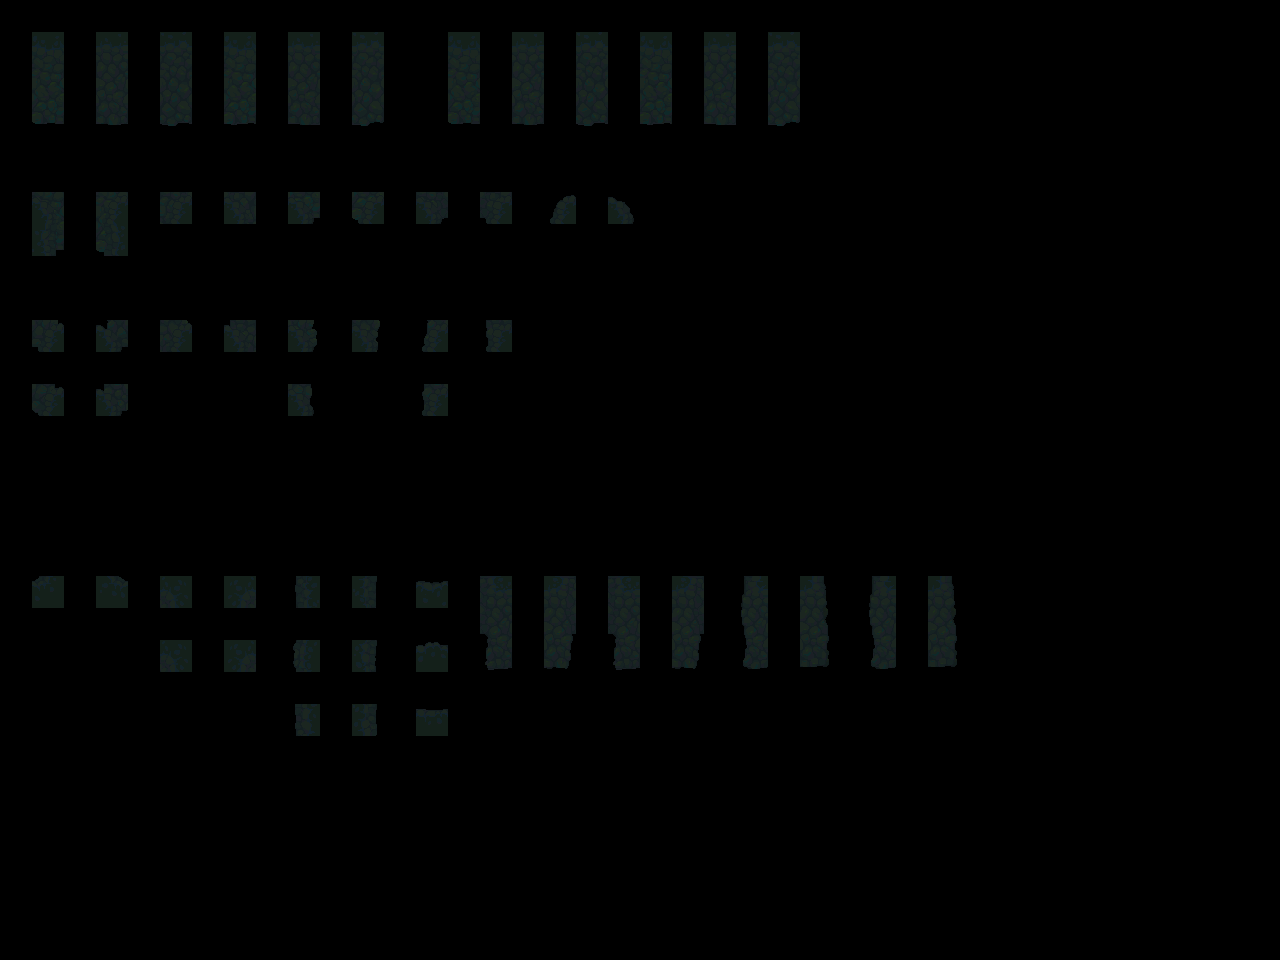

A level layout from a 2D game, rendered from its tile map. Below: a short description, then the map file with its tile-grid data intact:
An orthogonal 40x30 tile map with 32x32 px tiles, 2 tile layers (input_plats, output_plats) and 5 objects.

<map version="1.9" tiledversion="1.9.2" orientation="orthogonal" renderorder="right-down" width="40" height="30" tilewidth="32" tileheight="32" infinite="0" nextlayerid="4" nextobjectid="7">
 <properties>
  <property name="MatchInOrder" type="bool" value="true" />
 </properties>
 <tileset firstgid="1" source="../Tilesets/The depths-Tileset-wall1-4.tsx" />
 <layer id="1" name="input_plats" width="40" height="30" opacity="0.83">
  <data encoding="csv">
0,0,0,0,0,0,0,0,0,0,0,0,0,0,0,0,0,0,0,0,0,0,0,0,0,0,0,0,0,0,0,0,0,0,0,0,0,0,0,0,
0,67,0,67,0,67,0,67,0,67,0,67,0,0,67,0,67,0,67,0,67,0,67,0,67,0,0,0,0,0,0,0,0,0,0,0,0,0,0,0,
0,83,0,83,0,83,0,83,0,83,0,83,0,0,83,0,83,0,83,0,83,0,83,0,83,0,0,0,0,0,0,0,0,0,0,0,0,0,0,0,
0,99,0,99,0,99,0,99,0,99,0,99,0,0,99,0,99,0,99,0,99,0,99,0,99,0,0,0,0,0,0,0,0,0,0,0,0,0,0,0,
0,0,0,0,0,0,0,0,0,0,0,0,0,0,0,0,0,0,0,0,0,0,0,0,0,0,0,0,0,0,0,0,0,0,0,0,0,0,0,0,
0,0,0,0,0,0,0,0,0,0,0,0,0,0,0,0,0,0,0,0,0,0,0,0,0,0,0,0,0,0,0,0,0,0,0,0,0,0,0,0,
0,6,0,8,0,12,0,44,0,38,0,40,0,58,0,74,0,17,0,21,0,0,0,0,0,0,0,0,0,0,0,0,0,0,0,0,0,0,0,0,
0,22,0,24,0,0,0,0,0,0,0,0,0,0,0,0,0,0,0,0,0,0,0,0,0,0,0,0,0,0,0,0,0,0,0,0,0,0,0,0,
0,0,0,0,0,0,0,0,0,0,0,0,0,0,0,0,0,0,0,0,0,0,0,0,0,0,0,0,0,0,0,0,0,0,0,0,0,0,0,0,
0,0,0,0,0,0,0,0,0,0,0,0,0,0,0,0,0,0,0,0,0,0,0,0,0,0,0,0,0,0,0,0,0,0,0,0,0,0,0,0,
0,76,0,108,0,109,0,125,0,102,0,118,0,104,0,120,0,0,0,0,0,0,0,0,0,0,0,0,0,0,0,0,0,0,0,0,0,0,0,0,
0,0,0,0,0,0,0,0,0,0,0,0,0,0,0,0,0,0,0,0,0,0,0,0,0,0,0,0,0,0,0,0,0,0,0,0,0,0,0,0,
0,30,0,29,0,0,0,0,0,13,0,0,0,15,0,0,0,0,0,0,0,0,0,0,0,0,0,0,0,0,0,0,0,0,0,0,0,0,0,0,
0,0,0,0,0,0,0,0,0,0,0,0,0,0,0,0,0,0,0,0,0,0,0,0,0,0,0,0,0,0,0,0,0,0,0,0,0,0,0,0,
0,0,0,0,0,0,0,0,0,0,0,0,0,0,0,0,0,0,0,0,0,0,0,0,0,0,0,0,0,0,0,0,0,0,0,0,0,0,0,0,
0,0,0,0,0,0,0,0,0,0,0,0,0,0,0,0,0,0,0,0,0,0,0,0,0,0,0,0,0,0,0,0,0,0,0,0,0,0,0,0,
0,0,0,0,0,0,0,0,0,0,0,0,0,0,0,0,0,0,0,0,0,0,0,0,0,0,0,0,0,0,0,0,0,0,0,0,0,0,0,0,
0,0,0,0,0,0,0,0,0,0,0,0,0,0,0,0,0,0,0,0,0,0,0,0,0,0,0,0,0,0,0,0,0,0,0,0,0,0,0,0,
0,18,0,20,0,50,0,52,0,33,0,37,0,3,0,66,0,68,0,66,0,68,0,49,0,53,0,49,0,53,0,0,0,0,0,0,0,0,0,0,
0,0,0,0,0,0,0,0,0,0,0,0,0,0,0,82,0,84,0,82,0,84,0,65,0,69,0,65,0,69,0,0,0,0,0,0,0,0,0,0,
0,0,0,0,0,50,0,52,0,33,0,37,0,3,0,98,0,100,0,98,0,100,0,81,0,85,0,81,0,85,0,0,0,0,0,0,0,0,0,0,
0,0,0,0,0,0,0,0,0,0,0,0,0,0,0,0,0,0,0,0,0,0,0,0,0,0,0,0,0,0,0,0,0,0,0,0,0,0,0,0,
0,0,0,0,0,0,0,0,0,33,0,37,0,3,0,0,0,0,0,0,0,0,0,0,0,0,0,0,0,0,0,0,0,0,0,0,0,0,0,0,
0,0,0,0,0,0,0,0,0,0,0,0,0,0,0,0,0,0,0,0,0,0,0,0,0,0,0,0,0,0,0,0,0,0,0,0,0,0,0,0,
0,0,0,0,0,0,0,0,0,0,0,0,0,0,0,0,0,0,0,0,0,0,0,0,0,0,0,0,0,0,0,0,0,0,0,0,0,0,0,0,
0,0,0,0,0,0,0,0,0,0,0,0,0,0,0,0,0,0,0,0,0,0,0,0,0,0,0,0,0,0,0,0,0,0,0,0,0,0,0,0,
0,0,0,0,0,0,0,0,0,0,0,0,0,0,0,0,0,0,0,0,0,0,0,0,0,0,0,0,0,0,0,0,0,0,0,0,0,0,0,0,
0,0,0,0,0,0,0,0,0,0,0,0,0,0,0,0,0,0,0,0,0,0,0,0,0,0,0,0,0,0,0,0,0,0,0,0,0,0,0,0,
0,0,0,0,0,0,0,0,0,0,0,0,0,0,0,0,0,0,0,0,0,0,0,0,0,0,0,0,0,0,0,0,0,0,0,0,0,0,0,0,
0,0,0,0,0,0,0,0,0,0,0,0,0,0,0,0,0,0,0,0,0,0,0,0,0,0,0,0,0,0,0,0,0,0,0,0,0,0,0,0
</data>
 </layer>
 <layer id="2" name="output_plats" width="40" height="30">
  <data encoding="csv">
0,0,0,0,0,0,0,0,0,0,0,0,0,0,0,0,0,0,0,0,0,0,0,0,0,0,0,0,0,0,0,0,0,0,0,0,0,0,0,0,
0,145,0,146,0,147,0,148,0,149,0,150,0,0,152,0,153,0,154,0,155,0,156,0,157,0,0,0,0,0,0,0,0,0,0,0,0,0,0,0,
0,161,0,162,0,163,0,164,0,165,0,166,0,0,168,0,169,0,170,0,171,0,172,0,173,0,0,0,0,0,0,0,0,0,0,0,0,0,0,0,
0,177,0,178,0,179,0,180,0,181,0,182,0,0,184,0,185,0,186,0,187,0,188,0,189,0,0,0,0,0,0,0,0,0,0,0,0,0,0,0,
0,0,0,0,0,0,0,0,0,0,0,0,0,0,0,0,0,0,0,0,0,0,0,0,0,0,0,0,0,0,0,0,0,0,0,0,0,0,0,0,
0,0,0,0,0,0,0,0,0,0,0,0,0,0,0,0,0,0,0,0,0,0,0,0,0,0,0,0,0,0,0,0,0,0,0,0,0,0,0,0,
0,7,0,9,0,28,0,60,0,39,0,41,0,59,0,75,0,2,0,4,0,0,0,0,0,0,0,0,0,0,0,0,0,0,0,0,0,0,0,0,
0,23,0,25,0,0,0,0,0,0,0,0,0,0,0,0,0,0,0,0,0,0,0,0,0,0,0,0,0,0,0,0,0,0,0,0,0,0,0,0,
0,0,0,0,0,0,0,0,0,0,0,0,0,0,0,0,0,0,0,0,0,0,0,0,0,0,0,0,0,0,0,0,0,0,0,0,0,0,0,0,
0,0,0,0,0,0,0,0,0,0,0,0,0,0,0,0,0,0,0,0,0,0,0,0,0,0,0,0,0,0,0,0,0,0,0,0,0,0,0,0,
0,92,0,124,0,110,0,126,0,103,0,119,0,105,0,121,0,0,0,0,0,0,0,0,0,0,0,0,0,0,0,0,0,0,0,0,0,0,0,0,
0,0,0,0,0,0,0,0,0,0,0,0,0,0,0,0,0,0,0,0,0,0,0,0,0,0,0,0,0,0,0,0,0,0,0,0,0,0,0,0,
0,46,0,45,0,0,0,0,0,14,0,0,0,16,0,0,0,0,0,0,0,0,0,0,0,0,0,0,0,0,0,0,0,0,0,0,0,0,0,0,
0,0,0,0,0,0,0,0,0,0,0,0,0,0,0,0,0,0,0,0,0,0,0,0,0,0,0,0,0,0,0,0,0,0,0,0,0,0,0,0,
0,0,0,0,0,0,0,0,0,0,0,0,0,0,0,0,0,0,0,0,0,0,0,0,0,0,0,0,0,0,0,0,0,0,0,0,0,0,0,0,
0,0,0,0,0,0,0,0,0,0,0,0,0,0,0,0,0,0,0,0,0,0,0,0,0,0,0,0,0,0,0,0,0,0,0,0,0,0,0,0,
0,0,0,0,0,0,0,0,0,0,0,0,0,0,0,0,0,0,0,0,0,0,0,0,0,0,0,0,0,0,0,0,0,0,0,0,0,0,0,0,
0,0,0,0,0,0,0,0,0,0,0,0,0,0,0,0,0,0,0,0,0,0,0,0,0,0,0,0,0,0,0,0,0,0,0,0,0,0,0,0,
0,193,0,194,0,209,0,210,0,195,0,196,0,197,0,198,0,199,0,200,0,201,0,202,0,203,0,204,0,205,0,0,0,0,0,0,0,0,0,0,
0,0,0,0,0,0,0,0,0,0,0,0,0,0,0,214,0,215,0,216,0,217,0,218,0,219,0,220,0,221,0,0,0,0,0,0,0,0,0,0,
0,0,0,0,0,225,0,226,0,211,0,212,0,213,0,230,0,231,0,232,0,233,0,234,0,235,0,236,0,237,0,0,0,0,0,0,0,0,0,0,
0,0,0,0,0,0,0,0,0,0,0,0,0,0,0,0,0,0,0,0,0,0,0,0,0,0,0,0,0,0,0,0,0,0,0,0,0,0,0,0,
0,0,0,0,0,0,0,0,0,227,0,228,0,229,0,0,0,0,0,0,0,0,0,0,0,0,0,0,0,0,0,0,0,0,0,0,0,0,0,0,
0,0,0,0,0,0,0,0,0,0,0,0,0,0,0,0,0,0,0,0,0,0,0,0,0,0,0,0,0,0,0,0,0,0,0,0,0,0,0,0,
0,0,0,0,0,0,0,0,0,0,0,0,0,0,0,0,0,0,0,0,0,0,0,0,0,0,0,0,0,0,0,0,0,0,0,0,0,0,0,0,
0,0,0,0,0,0,0,0,0,0,0,0,0,0,0,0,0,0,0,0,0,0,0,0,0,0,0,0,0,0,0,0,0,0,0,0,0,0,0,0,
0,0,0,0,0,0,0,0,0,0,0,0,0,0,0,0,0,0,0,0,0,0,0,0,0,0,0,0,0,0,0,0,0,0,0,0,0,0,0,0,
0,0,0,0,0,0,0,0,0,0,0,0,0,0,0,0,0,0,0,0,0,0,0,0,0,0,0,0,0,0,0,0,0,0,0,0,0,0,0,0,
0,0,0,0,0,0,0,0,0,0,0,0,0,0,0,0,0,0,0,0,0,0,0,0,0,0,0,0,0,0,0,0,0,0,0,0,0,0,0,0,
0,0,0,0,0,0,0,0,0,0,0,0,0,0,0,0,0,0,0,0,0,0,0,0,0,0,0,0,0,0,0,0,0,0,0,0,0,0,0,0
</data>
 </layer>
 <objectgroup id="3" name="rule_options" offsetx="-10.6667" offsety="-16.6667">
  <object id="1" x="22" y="28" width="131" height="124.667">
   <properties>
    <property name="Disabled" type="bool" value="false" />
    <property name="Probability" type="float" value="0.4" />
   </properties>
  </object>
  <object id="2" x="28" y="180.667" width="917.333" height="320">
   <properties>
    <property name="Disabled" type="bool" value="false" />
    <property name="Probability" type="float" value="0.25" />
   </properties>
  </object>
  <object id="4" x="29.6667" y="568.333" width="955" height="205">
   <properties>
    <property name="Probability" type="float" value="0.25" />
   </properties>
  </object>
  <object id="5" x="448.667" y="28.6667" width="497" height="129">
   <properties>
    <property name="Probability" type="float" value="0.15" />
   </properties>
  </object>
  <object id="6" x="162.667" y="29" width="243.333" height="123.667">
   <properties>
    <property name="Probability" type="float" value="0.25" />
   </properties>
  </object>
 </objectgroup>
</map>
